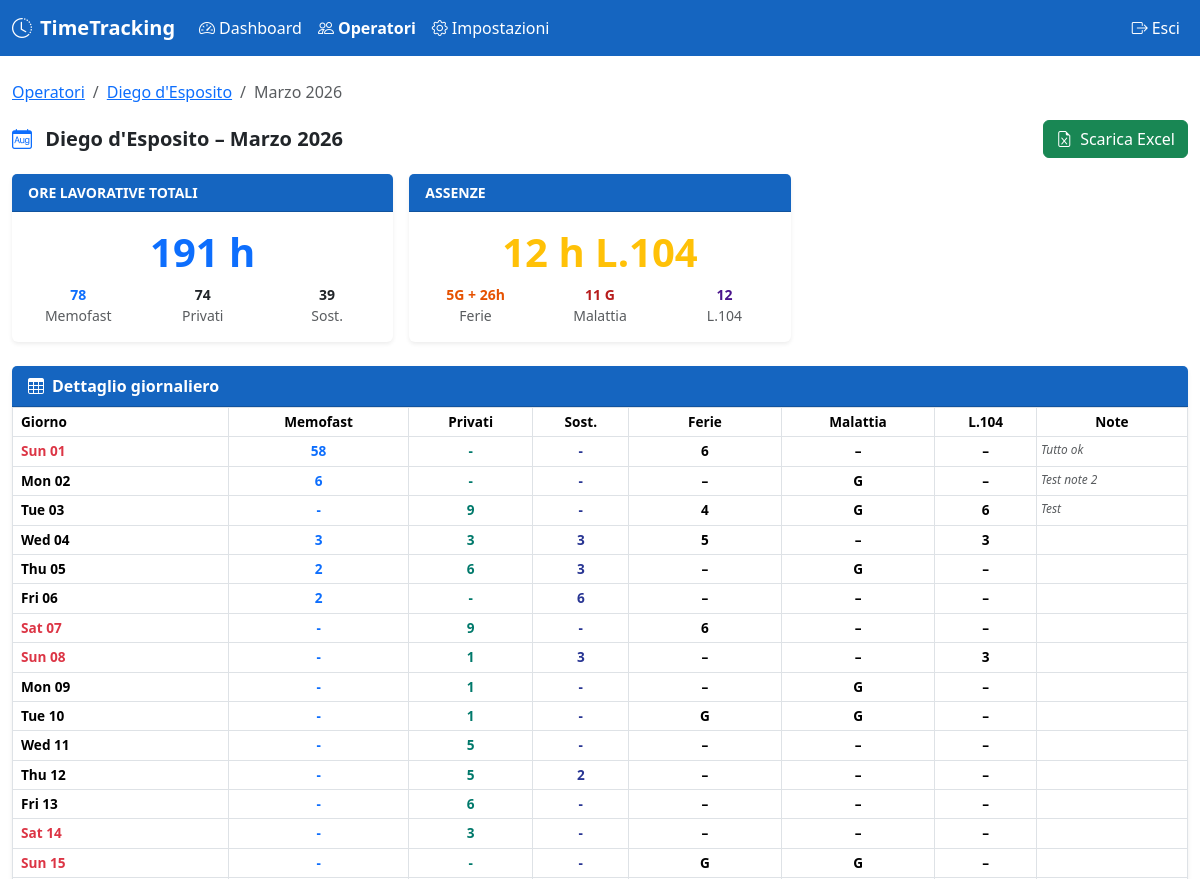
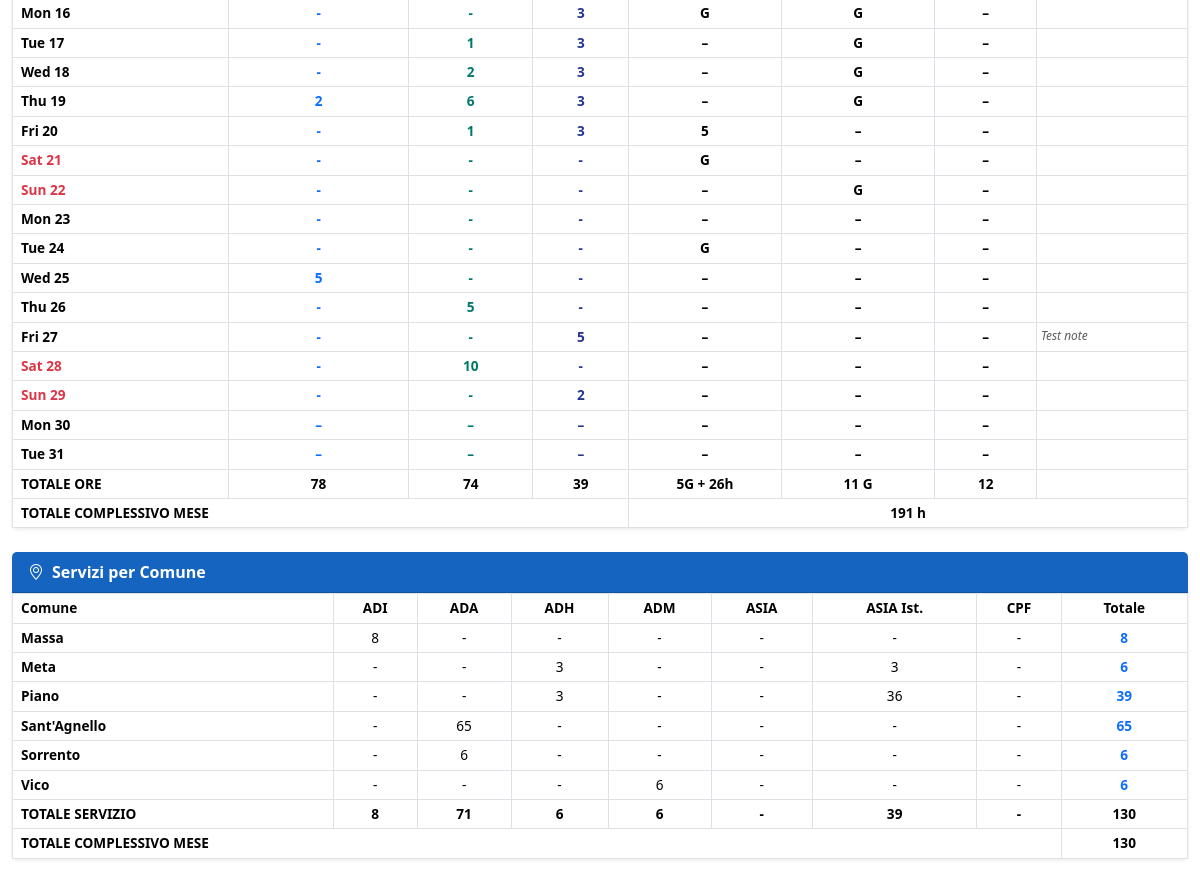
The page /operators/1/report/2026/3 (signed in) on the database its author committed (2 pictures, top to bottom).
### models.py (models this page shows, shortened)
class Operator(Base):
    __tablename__ = "operators"
    id = Column(Integer, primary_key=True, index=True)
    name = Column(String, nullable=False)
    surname = Column(String, nullable=False)
    cooperative = Column(String, default="Cooperativa Sociale Oltre i sogni")
    email = Column(String, default="")
    api_key = Column(String, unique=True, nullable=False, index=True)
    created_at = Column(DateTime, default=lambda: datetime.now(timezone.utc))
    last_sync = Column(DateTime, nullable=True)
    day_entries = relationship("DayEntry", back_populates="operator", cascade="all, delete-orphan")
    comune_services = relationship("ComuneService", back_populates="operator", cascade="all, delete-orphan")
    contract_hours = relationship("ContractHours", back_populates="operator", uselist=False, cascade="all, delete-orphan")

class DayEntry(Base):
    __tablename__ = "day_entries"
    id = Column(Integer, primary_key=True, index=True)
    operator_id = Column(Integer, ForeignKey("operators.id"), nullable=False)
    date = Column(Date, nullable=False)
    ore_memofast = Column(Float, default=0)
    ore_pulmino = Column(Float, default=0)
    ore_sostituzioni = Column(Float, default=0)
    ore_ferie = Column(Float, default=0)
    ore_malattia = Column(Float, default=0)
    ore_legge104 = Column(Float, default=0)
    nota = Column(String, default="")
    synced_at = Column(DateTime, default=lambda: datetime.now(timezone.utc))
    operator = relationship("Operator", back_populates="day_entries")
    __table_args__ = (
        UniqueConstraint("operator_id", "date", name="uq_operator_date"),
    )

class ComuneService(Base):
    __tablename__ = "comune_services"
    id = Column(Integer, primary_key=True, index=True)
    operator_id = Column(Integer, ForeignKey("operators.id"), nullable=False)
    year = Column(Integer, nullable=False)
    month = Column(Integer, nullable=False)
    comune = Column(String, nullable=False)
    adi = Column(Float, default=0)
    ada = Column(Float, default=0)
    adh = Column(Float, default=0)
    adm = Column(Float, default=0)
    asia = Column(Float, default=0)
    asia_istituti = Column(Float, default=0)
    cpf = Column(Float, default=0)
    synced_at = Column(DateTime, default=lambda: datetime.now(timezone.utc))
    operator = relationship("Operator", back_populates="comune_services")
    __table_args__ = (
        UniqueConstraint("operator_id", "year", "month", "comune", name="uq_operator_comune_month"),
    )

### main.py (the view)
@app.get("/operators/{op_id}/report/{year}/{month}", response_class=HTMLResponse)
def monthly_report(op_id: int, year: int, month: int,
                   request: Request, db: Session = Depends(get_db)):
    user = require_admin(request, db)
    op = db.query(Operator).filter(Operator.id == op_id).first()
    if not op:
        raise HTTPException(404)
    days_in_month = calendar.monthrange(year, month)[1]
    all_dates = [datetime(year, month, d).date() for d in range(1, days_in_month + 1)]
    entries_raw = (db.query(DayEntry)
                   .filter(DayEntry.operator_id == op_id,
                           extract("year", DayEntry.date) == year,
                           extract("month", DayEntry.date) == month)
                   .all())
    entry_map = {e.date: e for e in entries_raw}
    comuni = (db.query(ComuneService)
              .filter(ComuneService.operator_id == op_id,
                      ComuneService.year == year,
                      ComuneService.month == month)
              .all())
    tot = {k: sum(getattr(e, k) for e in entries_raw)
           for k in ["ore_memofast", "ore_pulmino", "ore_sostituzioni",
                     "ore_malattia", "ore_legge104"]}
    tot_ferie_giorni = sum(1 for e in entries_raw if e.ore_ferie == -1.0)
    tot_ferie_ore    = sum(e.ore_ferie for e in entries_raw if e.ore_ferie > 0)
    tot["ore_ferie"] = tot_ferie_ore  # solo ore (per calcoli numerici nel template)
    if tot_ferie_giorni > 0 and tot_ferie_ore > 0:
        tot["ore_ferie_label"] = f"{tot_ferie_giorni}G + {_fmt(tot_ferie_ore)}h"
    elif tot_ferie_giorni > 0:
        tot["ore_ferie_label"] = f"{tot_ferie_giorni} G"
    elif tot_ferie_ore > 0:
        tot["ore_ferie_label"] = f"{_fmt(tot_ferie_ore)} h"
    else:
        tot["ore_ferie_label"] = "–"
    tot_malattia_giorni = sum(1 for e in entries_raw if e.ore_malattia > 0)
    tot["ore_malattia"] = 0.0  # non in ore
    tot["ore_malattia_label"] = f"{tot_malattia_giorni} G" if tot_malattia_giorni > 0 else "–"
    return templates.TemplateResponse(request, "report.html",
                                      _ctx(db, current_user=user, op=op, year=year, month=month,
                                           month_name=MESI_IT[month],
                                           all_dates=all_dates, entry_map=entry_map,
                                           comuni=comuni, tot=tot))

### templates/report.html (shortened to what this page needs)
{% extends "base.html" %}
{% block content %}
<nav aria-label="breadcrumb" class="mb-3">
  <ol class="breadcrumb">
    <li class="breadcrumb-item"><a href="/operators">Operatori</a></li>
    <li class="breadcrumb-item"><a href="/operators/{{ op.id }}">{{ op.full_name }}</a></li>
    <li class="breadcrumb-item active">{{ month_name }} {{ year }}</li>
  </ol>
</nav>
<div class="d-flex justify-content-between align-items-center mb-3">
  <h5 class="fw-bold mb-0">
    <i class="bi bi-calendar-month me-2 text-primary"></i>
    {{ op.full_name }} – {{ month_name }} {{ year }}
  </h5>
  <a href="/operators/{{ op.id }}/report/{{ year }}/{{ month }}/excel"
     class="btn btn-success">
    <i class="bi bi-file-earmark-excel me-2"></i>Scarica Excel
  </a>
</div>
<div class="row g-3 mb-4">
  {% set ore_lav = tot.ore_memofast + tot.ore_pulmino + tot.ore_sostituzioni %}
  {% set ore_ass = tot.ore_ferie + tot.ore_malattia + tot.ore_legge104 %}
  <div class="col-md-4">
    <div class="card border-0 shadow-sm">
      <div class="card-header card-header-blue text-white fw-bold small">ORE LAVORATIVE TOTALI</div>
      <div class="card-body text-center">
        <div class="display-6 fw-bold text-primary">{{ fmt(ore_lav) }} h</div>
        <div class="row mt-2 text-center small">
          <div class="col-4">
            <div class="fw-bold text-primary">{{ fmt(tot.ore_memofast) }}</div>
            <div class="text-muted">Memofast</div>
          </div>
          <div class="col-4">
            <div class="fw-bold text-teal">{{ fmt(tot.ore_pulmino) }}</div>
            <div class="text-muted">Privati</div>
          </div>
          <div class="col-4">
            <div class="fw-bold text-indigo">{{ fmt(tot.ore_sostituzioni) }}</div>
            <div class="text-muted">Sost.</div>
          </div>
        </div>
      </div>
    </div>
  </div>
  <div class="col-md-4">
    <div class="card border-0 shadow-sm">
      <div class="card-header card-header-blue text-white fw-bold small">ASSENZE</div>
      <div class="card-body text-center">
        <div class="display-6 fw-bold text-warning">{{ fmt(tot.ore_legge104) }} h L.104</div>
        <div class="row mt-2 text-center small">
          <div class="col-4">
            <div class="fw-bold ferie-val">{{ tot.ore_ferie_label }}</div>
            <div class="text-muted">Ferie</div>
          </div>
          <div class="col-4">
            <div class="fw-bold malattia-val">{{ tot.ore_malattia_label }}</div>
            <div class="text-muted">Malattia</div>
          </div>
          <div class="col-4">
            <div class="fw-bold legge104-val">{{ fmt(tot.ore_legge104) }}</div>
            <div class="text-muted">L.104</div>
          </div>
        </div>
      </div>
    </div>
  </div>
</div>
<div class="card shadow-sm border-0 mb-4">
  <div class="card-header card-header-blue fw-bold">
    <i class="bi bi-table me-2"></i>Dettaglio giornaliero
  </div>
  <div class="card-body p-0">
    <div class="table-responsive">
      <table class="table table-sm table-bordered mb-0" style="font-size:.85rem;">
        <thead class="table-header text-center">
          <tr>
            <th class="text-start ps-2">Giorno</th>
            <th>Memofast</th>
            <th>Privati</th>
            <th>Sost.</th>
            <th>Ferie</th>
            <th>Malattia</th>
            <th>L.104</th>
            <th>Note</th>
          </tr>
        </thead>
        <tbody>
          {% for d in all_dates %}
          {% set e = entry_map.get(d) %}
          {% set is_weekend = d.weekday() >= 5 %}
          <tr class="{% if is_weekend %}weekend{% endif %}">
            <td class="ps-2 fw-semibold {% if is_weekend %}text-danger{% endif %}">
              {{ d.strftime('%a %d').title() }}
            </td>
            <td class="text-center ore-cell text-primary">{{ fmt(e.ore_memofast) if e else "–" }}</td>
            <td class="text-center ore-cell" style="color:#00796B">{{ fmt(e.ore_pulmino) if e else "–" }}</td>
            <td class="text-center ore-cell" style="color:#283593">{{ fmt(e.ore_sostituzioni) if e else "–" }}</td>
            <td class="text-center ore-cell ferie-val">{% if e and e.ore_ferie == -1 %}G{% elif e and e.ore_ferie > 0 %}{{ fmt(e.ore_ferie) }}{% else %}–{% endif %}</td>
            <td class="text-center ore-cell malattia-val">{% if e and e.ore_malattia > 0 %}G{% else %}–{% endif %}</td>
            <td class="text-center ore-cell legge104-val">{{ fmt(e.ore_legge104) if e and e.ore_legge104 > 0 else "–" }}</td>
            <td class="text-muted small fst-italic">{{ e.nota if e and e.nota else "" }}</td>
          </tr>
          {% endfor %}
        </tbody>
        <tfoot>
          <tr class="totale-row text-center">
            <td class="text-start ps-2 fw-bold">TOTALE ORE</td>
            <td>{{ fmt(tot.ore_memofast) }}</td>
            <td>{{ fmt(tot.ore_pulmino) }}</td>
            <td>{{ fmt(tot.ore_sostituzioni) }}</td>
            <td class="ferie-val">{{ tot.ore_ferie_label }}</td>
            <td class="malattia-val">{{ tot.ore_malattia_label }}</td>
            <td class="legge104-val">{{ fmt(tot.ore_legge104) }}</td>
            <td></td>
          </tr>
          <tr class="complessivo-row text-center">
            <td colspan="4" class="text-start ps-2 fw-bold">TOTALE COMPLESSIVO MESE</td>
            <td colspan="4" class="fw-bold">{{ fmt(ore_lav) }} h</td>
          </tr>
        </tfoot>
      </table>
    </div>
  </div>
</div>
{% if comuni %}
<div class="card shadow-sm border-0">
  <div class="card-header card-header-blue fw-bold">
    <i class="bi bi-geo-alt me-2"></i>Servizi per Comune
  </div>
  <div class="card-body p-0">
    <div class="table-responsive">
      <table class="table table-sm table-bordered mb-0 text-center" style="font-size:.85rem;">
        <thead class="table-header">
          <tr>
            <th class="text-start ps-2">Comune</th>
            <th>ADI</th><th>ADA</th><th>ADH</th><th>ADM</th>
            <th>ASIA</th><th>ASIA Ist.</th><th>CPF</th>
            <th>Totale</th>
          </tr>
        </thead>
        <tbody>
          {% for cs in comuni %}
          <tr>
            <td class="text-start ps-2 fw-semibold">{{ cs.comune }}</td>
            <td>{{ fmt(cs.adi) }}</td>
            <td>{{ fmt(cs.ada) }}</td>
            <td>{{ fmt(cs.adh) }}</td>
            <td>{{ fmt(cs.adm) }}</td>
            <td>{{ fmt(cs.asia) }}</td>
            <td>{{ fmt(cs.asia_istituti) }}</td>
            <td>{{ fmt(cs.cpf) }}</td>
            <td class="fw-bold text-primary">{{ fmt(cs.totale) }}</td>
          </tr>
          {% endfor %}
        </tbody>
        <tfoot>
          {% set tot_adi = comuni|sum(attribute='adi') %}
          {% set tot_ada = comuni|sum(attribute='ada') %}
          {% set tot_adh = comuni|sum(attribute='adh') %}
          {% set tot_adm = comuni|sum(attribute='adm') %}
          {% set tot_asia = comuni|sum(attribute='asia') %}
          {% set tot_asiai = comuni|sum(attribute='asia_istituti') %}
          {% set tot_cpf = comuni|sum(attribute='cpf') %}
          {% set tot_all = tot_adi + tot_ada + tot_adh + tot_adm + tot_asia + tot_asiai + tot_cpf %}
          <tr class="totale-row">
            <td class="text-start ps-2 fw-bold">TOTALE SERVIZIO</td>
            <td>{{ fmt(tot_adi) }}</td>
            <td>{{ fmt(tot_ada) }}</td>
            <td>{{ fmt(tot_adh) }}</td>
            <td>{{ fmt(tot_adm) }}</td>
            <td>{{ fmt(tot_asia) }}</td>
            <td>{{ fmt(tot_asiai) }}</td>
            <td>{{ fmt(tot_cpf) }}</td>
            <td class="fw-bold">{{ fmt(tot_all) }}</td>
          </tr>
          <tr class="complessivo-row">
            <td colspan="8" class="text-start ps-2 fw-bold">TOTALE COMPLESSIVO MESE</td>
            <td class="fw-bold">{{ fmt(tot_all) }}</td>
          </tr>
        </tfoot>
      </table>
    </div>
  </div>
</div>
{% endif %}
{% endblock %}

### templates/base.html (style rules this page uses)
:root { --bs-primary: #1565C0; }
.table-header { background-color: #0D3C7A; color: white; }
.card-header-blue { background-color: #1565C0; color: white; }
.totale-row { background-color: #FFF9C4; font-weight: bold; }
.complessivo-row { background-color: #C8E6C9; font-weight: bold; }
.weekend { background-color: #fff3e0 !important; }
.ore-cell { font-weight: 600; }
.ferie-val { color: #E65100; }
.malattia-val { color: #B71C1C; }
.legge104-val { color: #4A148C; }

### rows shown on the page
Operator: full_name "Diego d'Esposito"
DayEntry: ore_memofast "58", ore_pulmino "-", ore_sostituzioni "-", ore_ferie "6", ore_legge104 "–", nota "Tutto ok"
DayEntry: ore_memofast "6", ore_pulmino "-", ore_sostituzioni "-", ore_legge104 "–", nota "Test note 2"
DayEntry: ore_memofast "-", ore_pulmino "9", ore_sostituzioni "-", ore_ferie "4", ore_legge104 "6", nota "Test"
DayEntry: ore_memofast "3", ore_pulmino "3", ore_sostituzioni "3", ore_ferie "5", ore_legge104 "3"
DayEntry: ore_memofast "2", ore_pulmino "6", ore_sostituzioni "3", ore_legge104 "–"
DayEntry: ore_memofast "2", ore_pulmino "-", ore_sostituzioni "6", ore_legge104 "–"
DayEntry: ore_memofast "-", ore_pulmino "9", ore_sostituzioni "-", ore_ferie "6", ore_legge104 "–"
DayEntry: ore_memofast "-", ore_pulmino "1", ore_sostituzioni "3", ore_legge104 "3"
DayEntry: ore_memofast "-", ore_pulmino "1", ore_sostituzioni "-", ore_legge104 "–"
DayEntry: ore_memofast "-", ore_pulmino "1", ore_sostituzioni "-", ore_legge104 "–"
DayEntry: ore_memofast "-", ore_pulmino "5", ore_sostituzioni "-", ore_legge104 "–"
DayEntry: ore_memofast "-", ore_pulmino "5", ore_sostituzioni "2", ore_legge104 "–"
DayEntry: ore_memofast "-", ore_pulmino "6", ore_sostituzioni "-", ore_legge104 "–"
DayEntry: ore_memofast "-", ore_pulmino "3", ore_sostituzioni "-", ore_legge104 "–"
DayEntry: ore_memofast "-", ore_pulmino "-", ore_sostituzioni "-", ore_legge104 "–"
DayEntry: ore_memofast "-", ore_pulmino "-", ore_sostituzioni "3", ore_legge104 "–"
DayEntry: ore_memofast "-", ore_pulmino "1", ore_sostituzioni "3", ore_legge104 "–"
DayEntry: ore_memofast "-", ore_pulmino "2", ore_sostituzioni "3", ore_legge104 "–"
DayEntry: ore_memofast "2", ore_pulmino "6", ore_sostituzioni "3", ore_legge104 "–"
DayEntry: ore_memofast "-", ore_pulmino "1", ore_sostituzioni "3", ore_ferie "5", ore_legge104 "–"
DayEntry: ore_memofast "-", ore_pulmino "-", ore_sostituzioni "-", ore_legge104 "–"
DayEntry: ore_memofast "-", ore_pulmino "-", ore_sostituzioni "-", ore_legge104 "–"
DayEntry: ore_memofast "-", ore_pulmino "-", ore_sostituzioni "-", ore_legge104 "–"
DayEntry: ore_memofast "-", ore_pulmino "-", ore_sostituzioni "-", ore_legge104 "–"
DayEntry: ore_memofast "5", ore_pulmino "-", ore_sostituzioni "-", ore_legge104 "–"
DayEntry: ore_memofast "-", ore_pulmino "5", ore_sostituzioni "-", ore_legge104 "–"
DayEntry: ore_memofast "-", ore_pulmino "-", ore_sostituzioni "5", ore_legge104 "–", nota "Test note"
DayEntry: ore_memofast "-", ore_pulmino "10", ore_sostituzioni "-", ore_legge104 "–"
DayEntry: ore_memofast "-", ore_pulmino "-", ore_sostituzioni "2", ore_legge104 "–"
ComuneService: comune "Massa", adi "8", ada "-", adh "-", adm "-", asia "-", asia_istituti "-", cpf "-", adi+ada+adh "8"
ComuneService: comune "Meta", adi "-", ada "-", adh "3", adm "-", asia "-", asia_istituti "3", cpf "-", adi+ada+adh "6"
ComuneService: comune "Piano", adi "-", ada "-", adh "3", adm "-", asia "-", asia_istituti "36", cpf "-", adi+ada+adh "39"
ComuneService: comune "Sant'Agnello", adi "-", ada "65", adh "-", adm "-", asia "-", asia_istituti "-", cpf "-", adi+ada+adh "65"
ComuneService: comune "Sorrento", adi "-", ada "6", adh "-", adm "-", asia "-", asia_istituti "-", cpf "-", adi+ada+adh "6"
ComuneService: comune "Vico", adi "-", ada "-", adh "-", adm "6", asia "-", asia_istituti "-", cpf "-", adi+ada+adh "6"

### other values the page prints
{{ month_name }} "Marzo"
{{ year }} "2026"
{{ fmt(ore_lav) }} "191"
{{ fmt(tot.ore_memofast) }} "78"
{{ fmt(tot.ore_pulmino) }} "74"
{{ fmt(tot.ore_sostituzioni) }} "39"
{{ fmt(tot.ore_legge104) }} "12"
{{ tot.ore_ferie_label }} "5G + 26h"
{{ tot.ore_malattia_label }} "11 G"
{{ d.strftime('%a %d').title() }} "Sun 01" "Mon 02" "Tue 03" "Wed 04" "Thu 05" "Fri 06" "Sat 07" "Sun 08" "Mon 09" "Tue 10" "Wed 11" "Thu 12" "Fri 13" "Sat 14" "Sun 15" "Mon 16" "Tue 17" "Wed 18" "Thu 19" "Fri 20" "Sat 21" "Sun 22" "Mon 23" "Tue 24" "Wed 25" "Thu 26" "Fri 27" "Sat 28" "Sun 29" "Mon 30" "Tue 31"
{{ fmt(e.ore_memofast) if e else "–" }} "–" "–"
{{ fmt(e.ore_pulmino) if e else "–" }} "–" "–"
{{ fmt(e.ore_sostituzioni) if e else "–" }} "–" "–"
{{ fmt(e.ore_legge104) if e and e.ore_legge104 > 0 else "–" }} "–" "–"
{{ fmt(tot_adi) }} "8"
